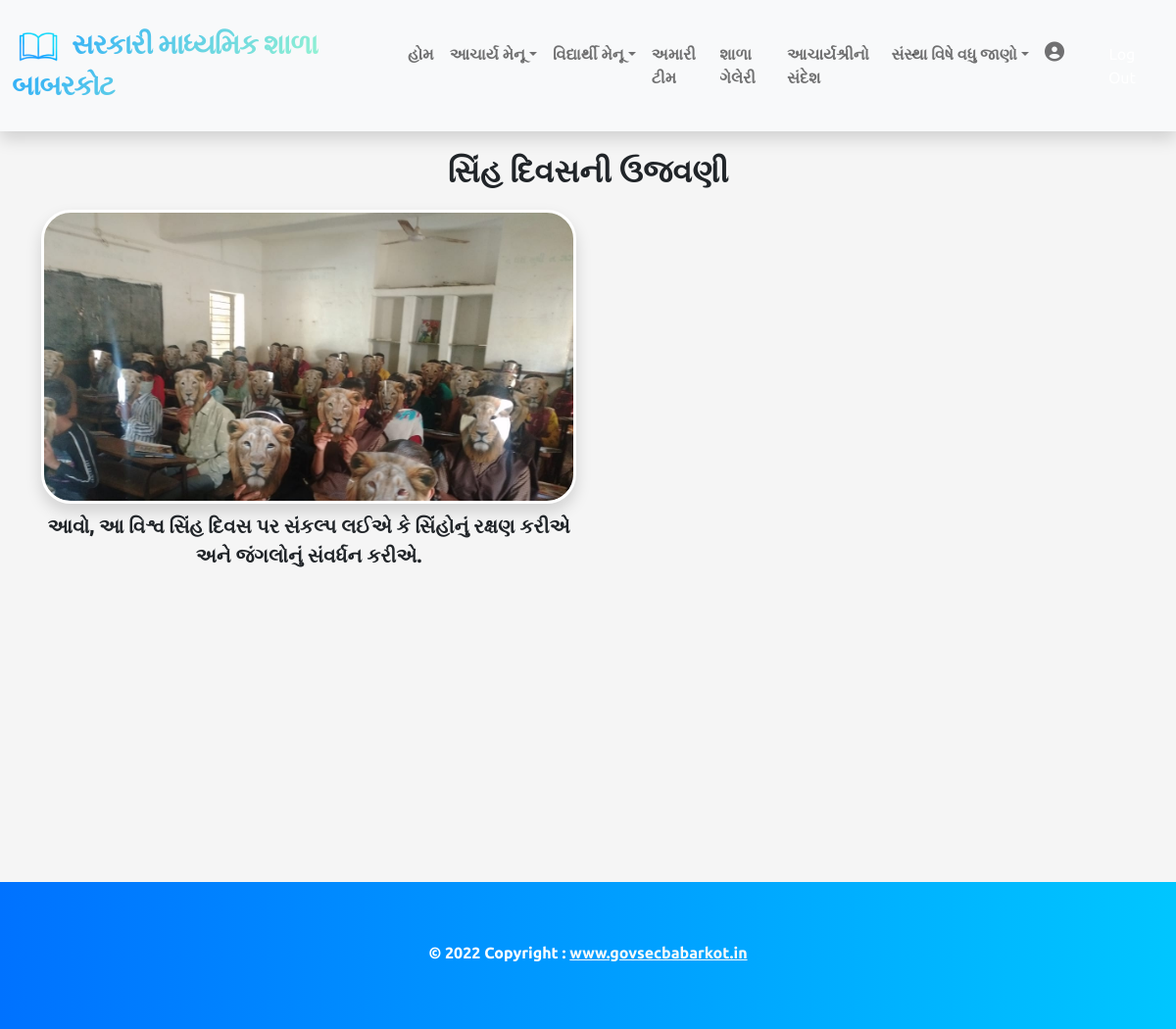
/View-All-Photos/2 (signed in), run on the app's committed database.
### babarkotapp/models.py (models this page shows)
class Gal_Category(models.Model):
    category = models.CharField(null=False, max_length=100)

class Gallery(models.Model):
    image = models.ImageField(upload_to='gallery')
    desc = models.CharField(null=True, max_length=255)
    css_term = models.CharField(null=False, max_length=50)
    category = models.ForeignKey(Gal_Category,on_delete=models.CASCADE)

### babarkotapp/views.py (the view)
# urls.py: path('View-All-Photos/',views.view_gallery,name='viewgallery'),
def view_gallery(request,id):
    images = Gallery.objects.filter(category__id=id)
    cat = Gal_Category.objects.get(pk=id)
    return render(request,"view_gallery.html",{'images':images,'category':cat})

### templates/view_gallery.html (shortened to what this page needs)
{% extends 'main.html' %}
{% block content %}
<div class="container text-center">
    <p class="fw-bold fs-2 mt-3" style="color: {{request.session.color}};">{{category.category}}</p>
    <div class="row row-cols-1 row-cols-lg-2 align-items-stretch g-4 text-dark">
        {% for img in images %}
        <div class="col">
            <div class="card {{img.css_term}} card-cover border border-3 border-white
                overflow-hidden shadow">
            </div>
            <div class="text-sm">
                <p class="fs-5 fw-bold mt-2" style="position: relative;">{{img.desc}}</p>
            </div>
        </div>
        {% endfor %}
    </div>
</div>
{% endblock content %}

### data on the page
Gal_Category: category "સિંહ દિવસની ઉજવણી"
Gallery: desc "આવો, આ વિશ્વ સિંહ દિવસ પર સંકલ્પ લઈએ કે સિંહોનું રક્ષણ કરીએ અને જંગલોનું સંવર્ધન કરીએ."
